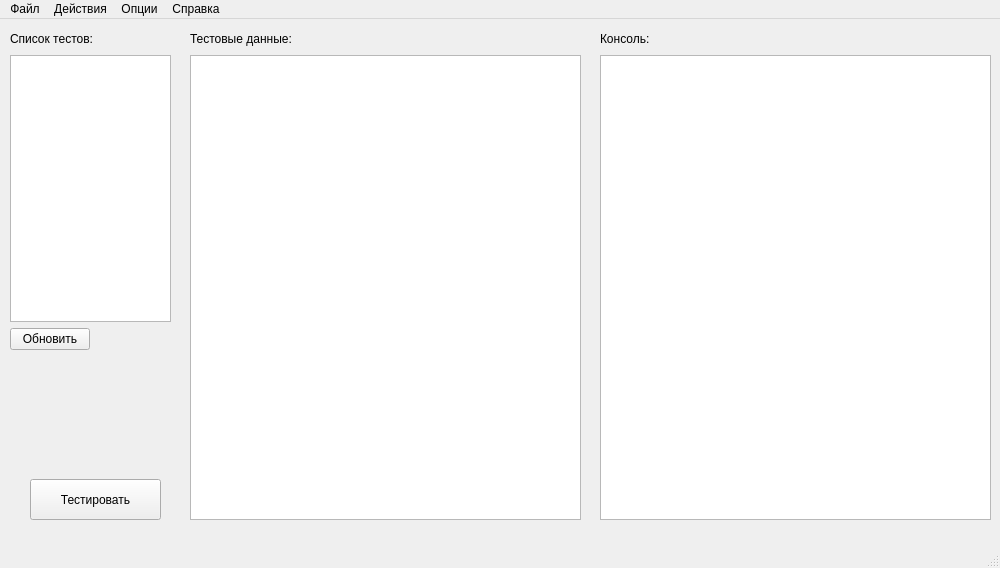
<?xml version="1.0" encoding="UTF-8"?>
<ui version="4.0">
 <class>MainWindow</class>
 <widget class="QMainWindow" name="MainWindow">
  <property name="geometry">
   <rect>
    <x>0</x>
    <y>0</y>
    <width>1000</width>
    <height>568</height>
   </rect>
  </property>
  <property name="minimumSize">
   <size>
    <width>1000</width>
    <height>568</height>
   </size>
  </property>
  <property name="maximumSize">
   <size>
    <width>1000</width>
    <height>568</height>
   </size>
  </property>
  <property name="windowTitle">
   <string>Тестирование</string>
  </property>
  <property name="windowOpacity">
   <double>1.000000000000000</double>
  </property>
  <widget class="QWidget" name="centralwidget">
   <widget class="QPushButton" name="btn_test">
    <property name="geometry">
     <rect>
      <x>30</x>
      <y>460</y>
      <width>131</width>
      <height>41</height>
     </rect>
    </property>
    <property name="text">
     <string>Тестировать</string>
    </property>
   </widget>
   <widget class="QWidget" name="layoutWidget">
    <property name="geometry">
     <rect>
      <x>190</x>
      <y>10</y>
      <width>391</width>
      <height>491</height>
     </rect>
    </property>
    <layout class="QVBoxLayout" name="verticalLayout_2">
     <item>
      <layout class="QHBoxLayout" name="horizontalLayout_2">
       <item>
        <widget class="QLabel" name="label_2">
         <property name="text">
          <string>Тестовые данные:</string>
         </property>
        </widget>
       </item>
       <item>
        <widget class="QLabel" name="label_current_file">
         <property name="text">
          <string/>
         </property>
        </widget>
       </item>
       <item>
        <spacer name="horizontalSpacer_2">
         <property name="orientation">
          <enum>Qt::Horizontal</enum>
         </property>
         <property name="sizeHint" stdset="0">
          <size>
           <width>40</width>
           <height>20</height>
          </size>
         </property>
        </spacer>
       </item>
      </layout>
     </item>
     <item>
      <widget class="QTextEdit" name="textEdit">
       <property name="maximumSize">
        <size>
         <width>800</width>
         <height>600</height>
        </size>
       </property>
       <property name="font">
        <font>
         <family>Courier New</family>
         <pointsize>10</pointsize>
        </font>
       </property>
      </widget>
     </item>
    </layout>
   </widget>
   <widget class="QWidget" name="layoutWidget">
    <property name="geometry">
     <rect>
      <x>10</x>
      <y>10</y>
      <width>161</width>
      <height>321</height>
     </rect>
    </property>
    <layout class="QVBoxLayout" name="verticalLayout_3">
     <item>
      <layout class="QVBoxLayout" name="verticalLayout">
       <item>
        <layout class="QHBoxLayout" name="horizontalLayout">
         <item>
          <widget class="QLabel" name="label">
           <property name="text">
            <string>Список тестов:</string>
           </property>
          </widget>
         </item>
         <item>
          <spacer name="horizontalSpacer">
           <property name="orientation">
            <enum>Qt::Horizontal</enum>
           </property>
           <property name="sizeHint" stdset="0">
            <size>
             <width>40</width>
             <height>20</height>
            </size>
           </property>
          </spacer>
         </item>
        </layout>
       </item>
       <item>
        <widget class="QListWidget" name="listWidget">
         <property name="modelColumn">
          <number>0</number>
         </property>
         <property name="currentRow">
          <number>-1</number>
         </property>
        </widget>
       </item>
      </layout>
     </item>
     <item>
      <layout class="QHBoxLayout" name="horizontalLayout_3">
       <item>
        <widget class="QPushButton" name="btn_refresh">
         <property name="text">
          <string>Обновить</string>
         </property>
        </widget>
       </item>
       <item>
        <spacer name="horizontalSpacer_3">
         <property name="orientation">
          <enum>Qt::Horizontal</enum>
         </property>
         <property name="sizeHint" stdset="0">
          <size>
           <width>40</width>
           <height>20</height>
          </size>
         </property>
        </spacer>
       </item>
      </layout>
     </item>
    </layout>
   </widget>
   <widget class="QWidget" name="">
    <property name="geometry">
     <rect>
      <x>600</x>
      <y>10</y>
      <width>391</width>
      <height>491</height>
     </rect>
    </property>
    <layout class="QVBoxLayout" name="verticalLayout_4">
     <item>
      <layout class="QHBoxLayout" name="horizontalLayout_4">
       <item>
        <widget class="QLabel" name="label_3">
         <property name="text">
          <string>Консоль:</string>
         </property>
        </widget>
       </item>
       <item>
        <spacer name="horizontalSpacer_4">
         <property name="orientation">
          <enum>Qt::Horizontal</enum>
         </property>
         <property name="sizeHint" stdset="0">
          <size>
           <width>40</width>
           <height>20</height>
          </size>
         </property>
        </spacer>
       </item>
      </layout>
     </item>
     <item>
      <widget class="QPlainTextEdit" name="text_console">
       <property name="readOnly">
        <bool>true</bool>
       </property>
      </widget>
     </item>
    </layout>
   </widget>
  </widget>
  <widget class="QMenuBar" name="menubar">
   <property name="geometry">
    <rect>
     <x>0</x>
     <y>0</y>
     <width>1000</width>
     <height>21</height>
    </rect>
   </property>
   <widget class="QMenu" name="menu_file">
    <property name="title">
     <string>Файл</string>
    </property>
    <addaction name="act_new"/>
    <addaction name="act_open"/>
    <addaction name="act_just_save"/>
    <addaction name="act_save"/>
    <addaction name="act_close"/>
    <addaction name="separator"/>
    <addaction name="act_exit"/>
   </widget>
   <widget class="QMenu" name="menu_options">
    <property name="title">
     <string>Опции</string>
    </property>
    <addaction name="act_settings"/>
   </widget>
   <widget class="QMenu" name="menu_help">
    <property name="title">
     <string>Справка</string>
    </property>
    <addaction name="act_about"/>
    <addaction name="act_help"/>
   </widget>
   <widget class="QMenu" name="menu_acts">
    <property name="title">
     <string>Действия</string>
    </property>
    <addaction name="act_refresh"/>
    <addaction name="act_test"/>
   </widget>
   <addaction name="menu_file"/>
   <addaction name="menu_acts"/>
   <addaction name="menu_options"/>
   <addaction name="menu_help"/>
  </widget>
  <widget class="QStatusBar" name="statusbar"/>
  <action name="act_open">
   <property name="text">
    <string>Открыть</string>
   </property>
   <property name="shortcut">
    <string>Ctrl+O</string>
   </property>
  </action>
  <action name="act_new">
   <property name="text">
    <string>Новый</string>
   </property>
   <property name="shortcut">
    <string>Ctrl+N</string>
   </property>
  </action>
  <action name="act_save">
   <property name="text">
    <string>Сохранить как...</string>
   </property>
   <property name="shortcut">
    <string>Ctrl+Shift+S</string>
   </property>
  </action>
  <action name="act_settings">
   <property name="text">
    <string>Настройки</string>
   </property>
   <property name="shortcut">
    <string>Ctrl+P</string>
   </property>
  </action>
  <action name="act_exit">
   <property name="text">
    <string>Выход</string>
   </property>
  </action>
  <action name="act_about">
   <property name="text">
    <string>О программе</string>
   </property>
   <property name="shortcut">
    <string>F1</string>
   </property>
  </action>
  <action name="act_help">
   <property name="text">
    <string>Справка</string>
   </property>
   <property name="shortcut">
    <string>Ctrl+F1</string>
   </property>
  </action>
  <action name="act_refresh">
   <property name="text">
    <string>Обновить список тестов</string>
   </property>
   <property name="shortcut">
    <string>Ctrl+R</string>
   </property>
  </action>
  <action name="act_test">
   <property name="text">
    <string>Тестировать</string>
   </property>
   <property name="shortcut">
    <string>Return</string>
   </property>
  </action>
  <action name="act_close">
   <property name="text">
    <string>Закрыть текущий файл</string>
   </property>
   <property name="shortcut">
    <string>Ctrl+Q</string>
   </property>
  </action>
  <action name="act_just_save">
   <property name="text">
    <string>Сохранить</string>
   </property>
   <property name="shortcut">
    <string>Ctrl+S</string>
   </property>
  </action>
 </widget>
 <resources/>
 <connections>
  <connection>
   <sender>btn_test</sender>
   <signal>clicked()</signal>
   <receiver>act_test</receiver>
   <slot>trigger()</slot>
   <hints>
    <hint type="sourcelabel">
     <x>95</x>
     <y>501</y>
    </hint>
    <hint type="destinationlabel">
     <x>-1</x>
     <y>-1</y>
    </hint>
   </hints>
  </connection>
  <connection>
   <sender>btn_refresh</sender>
   <signal>clicked()</signal>
   <receiver>act_refresh</receiver>
   <slot>trigger()</slot>
   <hints>
    <hint type="sourcelabel">
     <x>49</x>
     <y>338</y>
    </hint>
    <hint type="destinationlabel">
     <x>-1</x>
     <y>-1</y>
    </hint>
   </hints>
  </connection>
  <connection>
   <sender>act_exit</sender>
   <signal>triggered()</signal>
   <receiver>MainWindow</receiver>
   <slot>close()</slot>
   <hints>
    <hint type="sourcelabel">
     <x>-1</x>
     <y>-1</y>
    </hint>
    <hint type="destinationlabel">
     <x>299</x>
     <y>283</y>
    </hint>
   </hints>
  </connection>
 </connections>
</ui>
